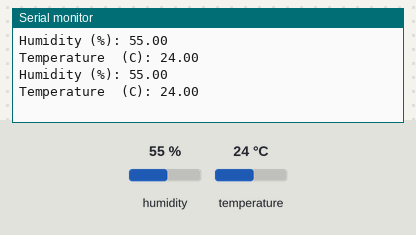
Simulated run of this sketch. Board: Arduino Uno, built with avr-gcc and run on an emulated ATmega328P. Parts: the last lines printed to the serial monitor. The inputs (shaded band) are chosen by the test bench; at power-on: humidity 55 %, temperature 24 °C.

Above: at 2.8 s.
2.9 s: humidity set to 22 %
At 4.7 s:
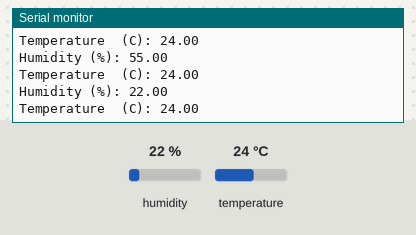
5.6 s: temperature set to 12 °C
At 7.1 s:
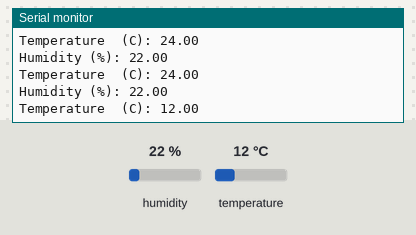
8.3 s: humidity set to 40 %
At 10.7 s:
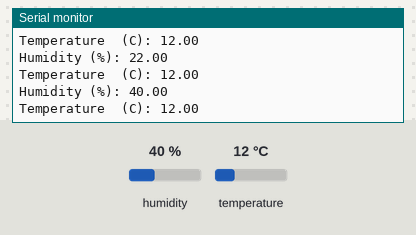
Timing chart, 0 to 12.2 s (numbered marks = the images above; inputs shaded):
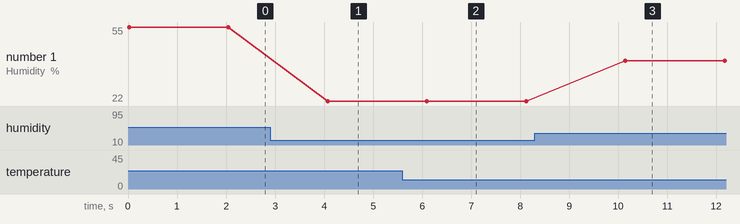

The sketch:

TesteDHT11.ino
```cpp
#include <dht11.h>
#define DHT11PIN 13

dht11 DHT11;

void  setup()
{
  Serial.begin(115200);

}

void loop()
{
  Serial.println();

  int chk = DHT11.read(DHT11PIN);

  Serial.print("Humidity (%): ");
  float Hum = DHT11.humidity;
  Serial.println(Hum);

  Serial.print("Temperature  (C): ");
  float Temp = DHT11.temperature;
  Serial.println(Temp);

  delay(2000);

}
```

Measured:
- after the input at 2.9 s, the serial monitor: prints a new line after 1.2 s (image 1)
- after the input at 5.6 s, the serial monitor: prints a new line after 0.50 s (image 2)
- after the input at 8.3 s, the serial monitor: prints a new line after 1.8 s (image 3)
- plotted number 1: 55 → 22 after the input at 2.9 s, 22 → 40 after the input at 8.3 s
